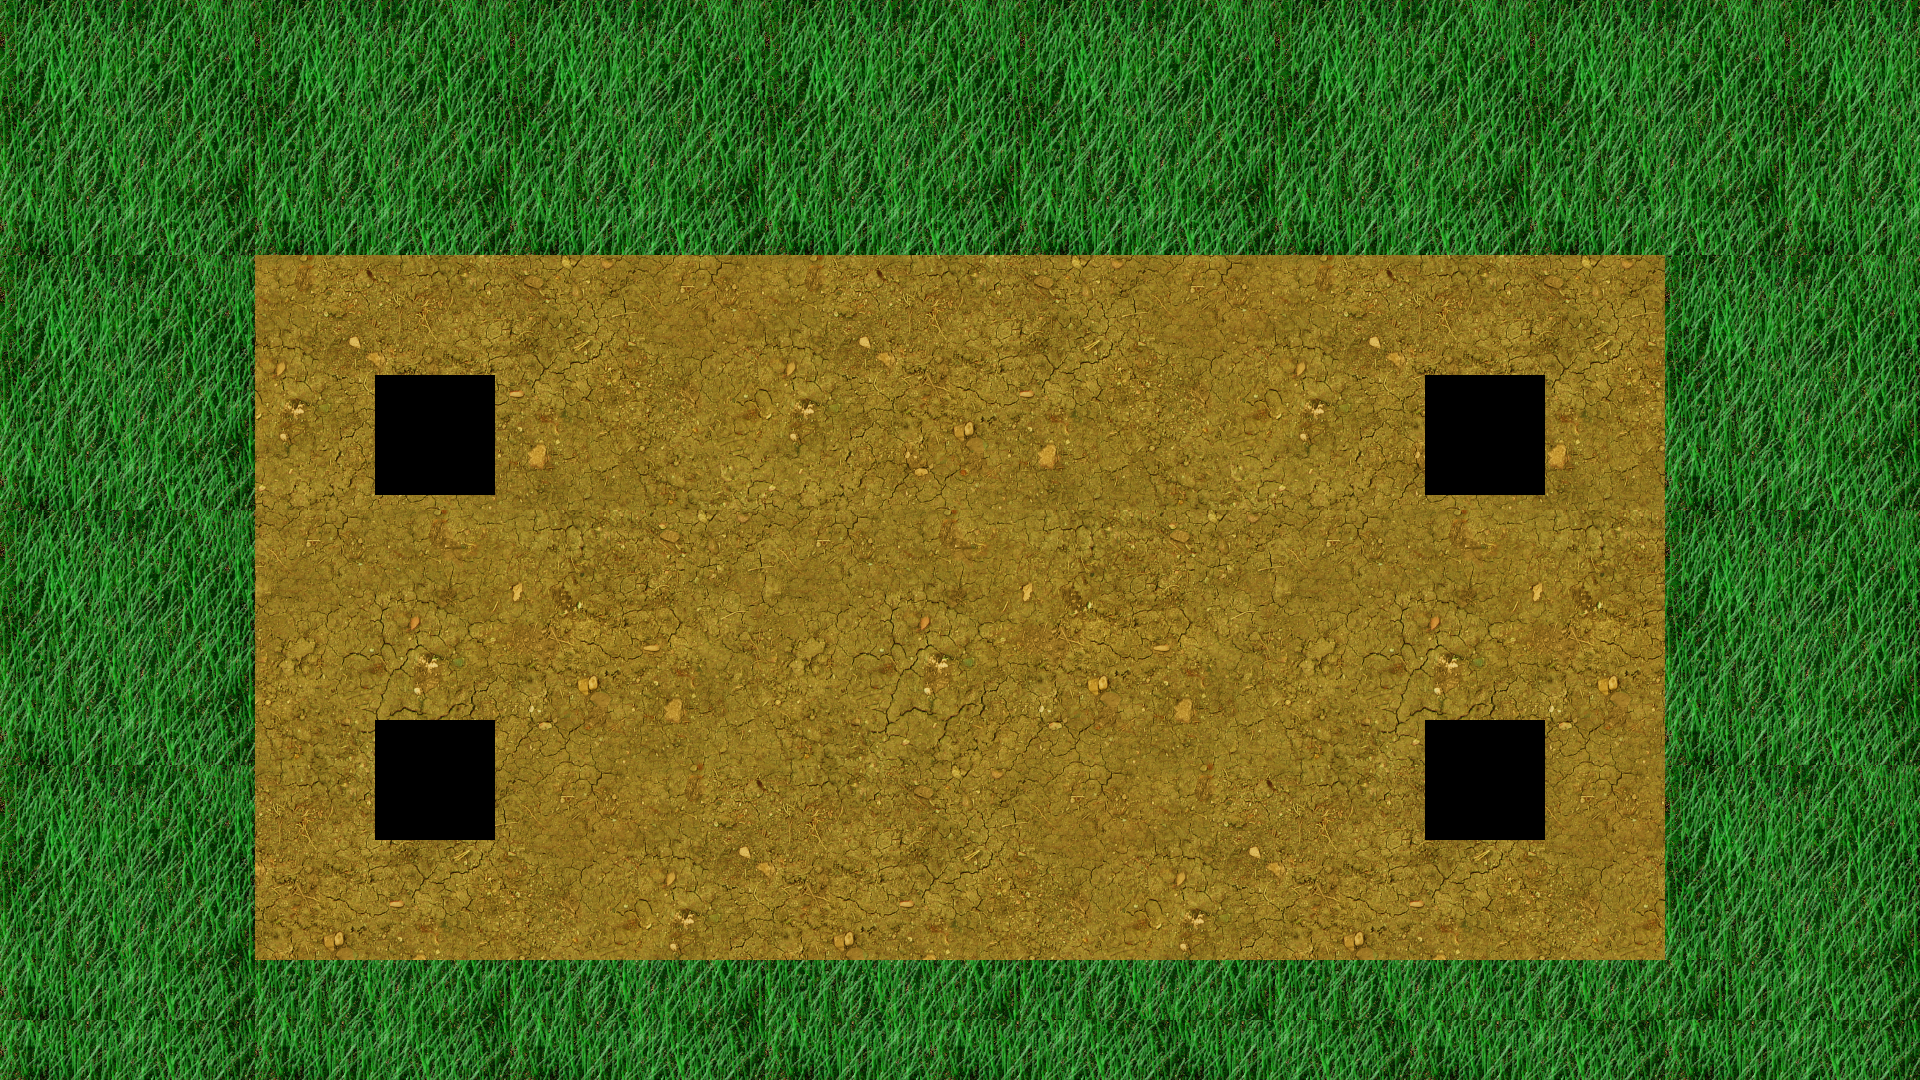

Tiled map render using the project's own tile images. Description and the map definition, with tile-layer contents summarised, below:
An orthogonal 128x72 tile map with 15x15 px tiles, 3 tile layers (Ziemia, Trawa, Sloty), 4 tilesets.

<map version="1.0" orientation="orthogonal" renderorder="right-down" width="128" height="72" tilewidth="15" tileheight="15" nextobjectid="1">
 <tileset firstgid="1" name="grass" tilewidth="15" tileheight="15">
  <image source="../../sprites/grass.bmp" width="256" height="256" />
 </tileset>
 <tileset firstgid="290" name="dirt" tilewidth="15" tileheight="15">
  <image source="../../sprites/dirt.png" width="512" height="512" />
 </tileset>
 <tileset firstgid="1446" name="black" tilewidth="15" tileheight="15">
  <image source="../../sprites/dialogBackground.png" width="960" height="300" />
 </tileset>
 <tileset firstgid="2726" name="dialogBackground2" tilewidth="15" tileheight="15">
  <image source="../../sprites/dialogBackground2.png" width="960" height="240" />
 </tileset>
 <layer name="Ziemia" width="128" height="72">
  <data>[9216 cells, 9216 non-empty, 1156 distinct tile ids]</data>
 </layer>
 <layer name="Trawa" width="128" height="72">
  <data>[9216 cells, 4798 non-empty, 289 distinct tile ids]</data>
 </layer>
 <layer name="Sloty" width="128" height="72">
  <data>[9216 cells, 256 non-empty, 64 distinct tile ids]</data>
 </layer>
</map>
